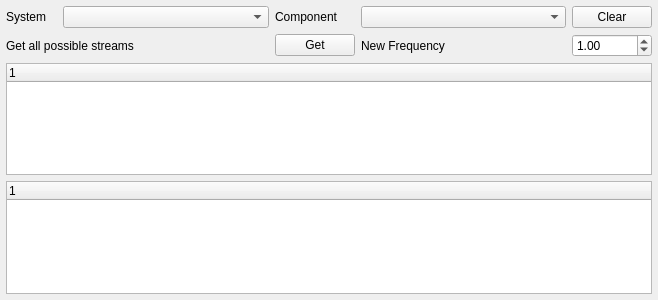
<?xml version="1.0" encoding="UTF-8"?>
<ui version="4.0">
 <class>QGCMAVLinkInspector</class>
 <widget class="QWidget" name="QGCMAVLinkInspector">
  <property name="geometry">
   <rect>
    <x>0</x>
    <y>0</y>
    <width>658</width>
    <height>300</height>
   </rect>
  </property>
  <property name="windowTitle">
   <string>Form</string>
  </property>
  <layout class="QGridLayout" name="gridLayout" columnstretch="2,8,2,8,3">
   <property name="leftMargin">
    <number>6</number>
   </property>
   <property name="topMargin">
    <number>6</number>
   </property>
   <property name="rightMargin">
    <number>6</number>
   </property>
   <property name="bottomMargin">
    <number>6</number>
   </property>
   <item row="0" column="4">
    <widget class="QPushButton" name="clearButton">
     <property name="text">
      <string>Clear</string>
     </property>
    </widget>
   </item>
   <item row="0" column="2">
    <widget class="QLabel" name="label_2">
     <property name="text">
      <string>Component</string>
     </property>
    </widget>
   </item>
   <item row="0" column="0">
    <widget class="QLabel" name="label">
     <property name="text">
      <string>System</string>
     </property>
    </widget>
   </item>
   <item row="2" column="0" colspan="5">
    <widget class="QTreeWidget" name="treeWidget">
     <column>
      <property name="text">
       <string notr="true">1</string>
      </property>
     </column>
    </widget>
   </item>
   <item row="1" column="0" colspan="2">
    <widget class="QLabel" name="label_3">
     <property name="text">
      <string>Get all possible streams</string>
     </property>
    </widget>
   </item>
   <item row="1" column="2">
    <widget class="QPushButton" name="sendStreamButton">
     <property name="text">
      <string>Get</string>
     </property>
    </widget>
   </item>
   <item row="1" column="4">
    <widget class="QDoubleSpinBox" name="frequencySpinBox">
     <property name="minimum">
      <double>0.010000000000000</double>
     </property>
     <property name="singleStep">
      <double>0.500000000000000</double>
     </property>
     <property name="value">
      <double>1.000000000000000</double>
     </property>
    </widget>
   </item>
   <item row="1" column="3">
    <widget class="QLabel" name="label_4">
     <property name="text">
      <string>New Frequency</string>
     </property>
    </widget>
   </item>
   <item row="3" column="0" colspan="5">
    <widget class="QTreeWidget" name="rateTreeWidget">
     <column>
      <property name="text">
       <string notr="true">1</string>
      </property>
     </column>
    </widget>
   </item>
   <item row="0" column="1">
    <widget class="QComboBox" name="systemComboBox"/>
   </item>
   <item row="0" column="3">
    <widget class="QComboBox" name="componentComboBox"/>
   </item>
  </layout>
 </widget>
 <resources/>
 <connections/>
</ui>
